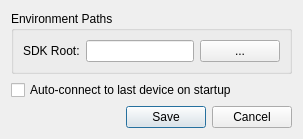
<?xml version="1.0" encoding="UTF-8"?>
<ui version="4.0">
    <class>SettingsDialog</class>
    <widget class="QDialog" name="SettingsDialog">
        <property name="windowTitle">
            <string>Settings</string>
        </property>
        <layout class="QVBoxLayout" name="verticalLayout">
            <item>
                <widget class="QGroupBox" name="grpPaths">
                    <property name="title">
                        <string>Environment Paths</string>
                    </property>
                    <layout class="QFormLayout" name="formLayout">
                        <item row="0" column="0">
                            <widget class="QLabel" name="label"><property name="text"><string>SDK Root:</string></property></widget>
                        </item>
                        <item row="0" column="1">
                            <layout class="QHBoxLayout" name="horizontalLayout">
                                <item><widget class="QLineEdit" name="lineEditSdkPath"/></item>
                                <item><widget class="QPushButton" name="btnBrowseSdk"><property name="text"><string>...</string></property></widget></item>
                            </layout>
                        </item>
                    </layout>
                </widget>
            </item>
            <item>
                <widget class="QCheckBox" name="checkAutoConnect">
                    <property name="text"><string>Auto-connect to last device on startup</string></property>
                </widget>
            </item>
            <item>
                <widget class="QDialogButtonBox" name="buttonBox">
                    <property name="standardButtons">
                        <set>QDialogButtonBox::Cancel|QDialogButtonBox::Save</set>
                    </property>
                </widget>
            </item>
        </layout>
    </widget>
    <resources/>
    <connections>
        <connection>
            <sender>buttonBox</sender>
            <signal>accepted()</signal>
            <receiver>SettingsDialog</receiver>
            <slot>on_btnSave_clicked()</slot>
        </connection>
        <connection>
            <sender>buttonBox</sender>
            <signal>rejected()</signal>
            <receiver>SettingsDialog</receiver>
            <slot>on_btnCancel_clicked()</slot>
        </connection>
    </connections>
</ui>
